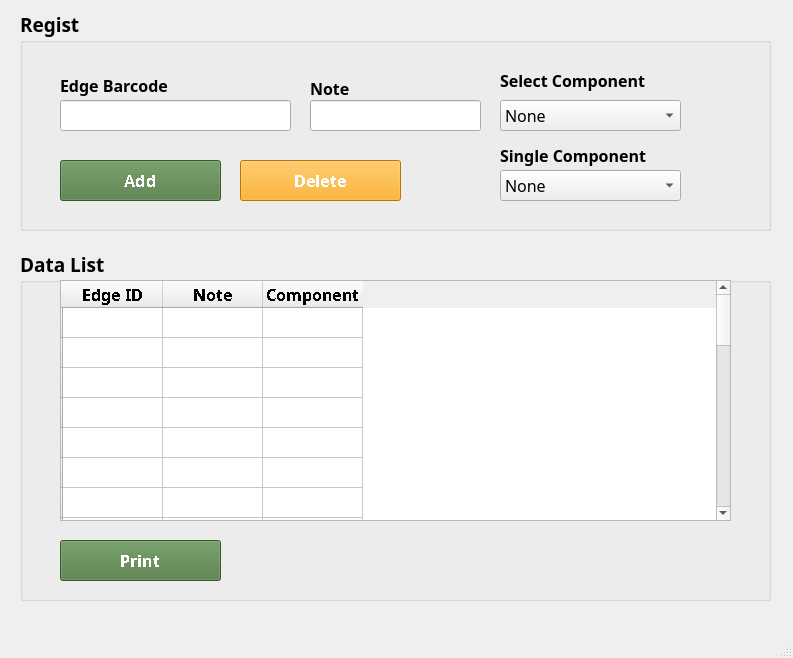
<?xml version="1.0" encoding="UTF-8"?>
<ui version="4.0">
 <class>MainWindow</class>
 <widget class="QMainWindow" name="MainWindow">
  <property name="geometry">
   <rect>
    <x>0</x>
    <y>0</y>
    <width>793</width>
    <height>658</height>
   </rect>
  </property>
  <property name="minimumSize">
   <size>
    <width>793</width>
    <height>658</height>
   </size>
  </property>
  <property name="maximumSize">
   <size>
    <width>793</width>
    <height>658</height>
   </size>
  </property>
  <property name="font">
   <font>
    <family>SCG</family>
   </font>
  </property>
  <property name="windowTitle">
   <string>MainWindow</string>
  </property>
  <widget class="QWidget" name="centralwidget">
   <widget class="QComboBox" name="comboBox">
    <property name="geometry">
     <rect>
      <x>500</x>
      <y>100</y>
      <width>181</width>
      <height>31</height>
     </rect>
    </property>
    <property name="font">
     <font>
      <pointsize>12</pointsize>
      <weight>50</weight>
      <bold>false</bold>
     </font>
    </property>
    <item>
     <property name="text">
      <string>None</string>
     </property>
    </item>
    <item>
     <property name="text">
      <string>Floor : 2</string>
     </property>
    </item>
    <item>
     <property name="text">
      <string>Floor : 3</string>
     </property>
    </item>
    <item>
     <property name="text">
      <string>Floor : 2 &amp; Display</string>
     </property>
    </item>
    <item>
     <property name="text">
      <string>Floor : 3 &amp; Display</string>
     </property>
    </item>
   </widget>
   <widget class="QTableWidget" name="tableWidget_3">
    <property name="geometry">
     <rect>
      <x>60</x>
      <y>280</y>
      <width>671</width>
      <height>241</height>
     </rect>
    </property>
    <property name="font">
     <font>
      <pointsize>12</pointsize>
      <weight>75</weight>
      <italic>false</italic>
      <bold>true</bold>
      <stylestrategy>NoAntialias</stylestrategy>
     </font>
    </property>
    <property name="selectionMode">
     <enum>QAbstractItemView::ExtendedSelection</enum>
    </property>
    <property name="iconSize">
     <size>
      <width>0</width>
      <height>5</height>
     </size>
    </property>
    <property name="rowCount">
     <number>29</number>
    </property>
    <row>
     <property name="text">
      <string/>
     </property>
    </row>
    <row>
     <property name="text">
      <string/>
     </property>
    </row>
    <row>
     <property name="text">
      <string/>
     </property>
    </row>
    <row>
     <property name="text">
      <string/>
     </property>
    </row>
    <row>
     <property name="text">
      <string/>
     </property>
    </row>
    <row>
     <property name="text">
      <string/>
     </property>
    </row>
    <row>
     <property name="text">
      <string/>
     </property>
    </row>
    <row>
     <property name="text">
      <string/>
     </property>
    </row>
    <row>
     <property name="text">
      <string/>
     </property>
    </row>
    <row>
     <property name="text">
      <string/>
     </property>
    </row>
    <row>
     <property name="text">
      <string/>
     </property>
    </row>
    <row>
     <property name="text">
      <string/>
     </property>
    </row>
    <row>
     <property name="text">
      <string/>
     </property>
    </row>
    <row>
     <property name="text">
      <string/>
     </property>
    </row>
    <row>
     <property name="text">
      <string/>
     </property>
    </row>
    <row>
     <property name="text">
      <string/>
     </property>
    </row>
    <row>
     <property name="text">
      <string/>
     </property>
    </row>
    <row>
     <property name="text">
      <string/>
     </property>
    </row>
    <row>
     <property name="text">
      <string/>
     </property>
    </row>
    <row>
     <property name="text">
      <string/>
     </property>
    </row>
    <row>
     <property name="text">
      <string/>
     </property>
    </row>
    <row>
     <property name="text">
      <string/>
     </property>
    </row>
    <row>
     <property name="text">
      <string/>
     </property>
    </row>
    <row>
     <property name="text">
      <string/>
     </property>
    </row>
    <row>
     <property name="text">
      <string/>
     </property>
    </row>
    <row>
     <property name="text">
      <string/>
     </property>
    </row>
    <row>
     <property name="text">
      <string/>
     </property>
    </row>
    <row>
     <property name="text">
      <string/>
     </property>
    </row>
    <row>
     <property name="text">
      <string/>
     </property>
    </row>
    <column>
     <property name="text">
      <string>Edge ID</string>
     </property>
     <property name="font">
      <font>
       <family>SCG</family>
      </font>
     </property>
    </column>
    <column>
     <property name="text">
      <string>Note</string>
     </property>
     <property name="font">
      <font>
       <family>SCG</family>
      </font>
     </property>
    </column>
    <column>
     <property name="text">
      <string>Component</string>
     </property>
    </column>
   </widget>
   <widget class="QLineEdit" name="lineEdit_2">
    <property name="geometry">
     <rect>
      <x>310</x>
      <y>100</y>
      <width>171</width>
      <height>31</height>
     </rect>
    </property>
    <property name="font">
     <font>
      <weight>50</weight>
      <bold>false</bold>
     </font>
    </property>
   </widget>
   <widget class="QLabel" name="label_31">
    <property name="geometry">
     <rect>
      <x>60</x>
      <y>60</y>
      <width>221</width>
      <height>51</height>
     </rect>
    </property>
    <property name="font">
     <font>
      <pointsize>12</pointsize>
      <weight>75</weight>
      <bold>true</bold>
     </font>
    </property>
    <property name="text">
     <string>Edge Barcode</string>
    </property>
   </widget>
   <widget class="QLabel" name="label_44">
    <property name="geometry">
     <rect>
      <x>660</x>
      <y>30</y>
      <width>101</width>
      <height>51</height>
     </rect>
    </property>
    <property name="text">
     <string>&lt;html&gt;&lt;head/&gt;&lt;body&gt;&lt;p&gt;&lt;img src=&quot;:/WODE/Split/WODE.jpg&quot;/&gt;&lt;/p&gt;&lt;/body&gt;&lt;/html&gt;</string>
    </property>
   </widget>
   <widget class="QComboBox" name="comboBox_2">
    <property name="geometry">
     <rect>
      <x>500</x>
      <y>170</y>
      <width>181</width>
      <height>31</height>
     </rect>
    </property>
    <property name="font">
     <font>
      <pointsize>12</pointsize>
      <weight>50</weight>
      <bold>false</bold>
     </font>
    </property>
    <item>
     <property name="text">
      <string>None</string>
     </property>
    </item>
    <item>
     <property name="text">
      <string>Edge Device</string>
     </property>
    </item>
    <item>
     <property name="text">
      <string>Outdoor Sensor</string>
     </property>
    </item>
    <item>
     <property name="text">
      <string>Indoor Floor 1 </string>
     </property>
    </item>
    <item>
     <property name="text">
      <string>Indoor Floor 2</string>
     </property>
    </item>
    <item>
     <property name="text">
      <string>Indoor Floor 3</string>
     </property>
    </item>
    <item>
     <property name="text">
      <string>Zigbee</string>
     </property>
    </item>
    <item>
     <property name="text">
      <string>Smart Display</string>
     </property>
    </item>
   </widget>
   <widget class="QLabel" name="label_32">
    <property name="geometry">
     <rect>
      <x>310</x>
      <y>80</y>
      <width>101</width>
      <height>16</height>
     </rect>
    </property>
    <property name="font">
     <font>
      <pointsize>12</pointsize>
      <weight>75</weight>
      <bold>true</bold>
     </font>
    </property>
    <property name="text">
     <string>Note</string>
    </property>
   </widget>
   <widget class="QLineEdit" name="lineEdit">
    <property name="geometry">
     <rect>
      <x>60</x>
      <y>100</y>
      <width>231</width>
      <height>31</height>
     </rect>
    </property>
    <property name="font">
     <font>
      <weight>50</weight>
      <bold>false</bold>
     </font>
    </property>
   </widget>
   <widget class="QLabel" name="label_33">
    <property name="geometry">
     <rect>
      <x>500</x>
      <y>70</y>
      <width>231</width>
      <height>21</height>
     </rect>
    </property>
    <property name="font">
     <font>
      <pointsize>12</pointsize>
      <weight>75</weight>
      <bold>true</bold>
     </font>
    </property>
    <property name="text">
     <string>Select Component</string>
    </property>
   </widget>
   <widget class="QLabel" name="label_34">
    <property name="geometry">
     <rect>
      <x>500</x>
      <y>140</y>
      <width>231</width>
      <height>31</height>
     </rect>
    </property>
    <property name="font">
     <font>
      <pointsize>12</pointsize>
      <weight>75</weight>
      <bold>true</bold>
     </font>
    </property>
    <property name="text">
     <string>Single Component</string>
    </property>
   </widget>
   <widget class="QPushButton" name="pushButton_8">
    <property name="geometry">
     <rect>
      <x>60</x>
      <y>540</y>
      <width>161</width>
      <height>41</height>
     </rect>
    </property>
    <property name="maximumSize">
     <size>
      <width>16777210</width>
      <height>16777215</height>
     </size>
    </property>
    <property name="font">
     <font>
      <family>SCG</family>
      <pointsize>12</pointsize>
      <weight>75</weight>
      <bold>true</bold>
      <stylestrategy>NoAntialias</stylestrategy>
     </font>
    </property>
    <property name="cursor">
     <cursorShape>PointingHandCursor</cursorShape>
    </property>
    <property name="styleSheet">
     <string notr="true">background-color : #4F7942 ; color : white ;</string>
    </property>
    <property name="text">
     <string>Print</string>
    </property>
    <property name="iconSize">
     <size>
      <width>13</width>
      <height>13</height>
     </size>
    </property>
   </widget>
   <widget class="QPushButton" name="pushButton_9">
    <property name="geometry">
     <rect>
      <x>60</x>
      <y>160</y>
      <width>161</width>
      <height>41</height>
     </rect>
    </property>
    <property name="maximumSize">
     <size>
      <width>16777210</width>
      <height>16777215</height>
     </size>
    </property>
    <property name="font">
     <font>
      <family>SCG</family>
      <pointsize>12</pointsize>
      <weight>75</weight>
      <bold>true</bold>
      <stylestrategy>NoAntialias</stylestrategy>
     </font>
    </property>
    <property name="cursor">
     <cursorShape>PointingHandCursor</cursorShape>
    </property>
    <property name="styleSheet">
     <string notr="true">background-color : #4F7942 ; color : white ;</string>
    </property>
    <property name="text">
     <string>Add</string>
    </property>
    <property name="iconSize">
     <size>
      <width>13</width>
      <height>13</height>
     </size>
    </property>
   </widget>
   <widget class="QPushButton" name="pushButton_10">
    <property name="geometry">
     <rect>
      <x>240</x>
      <y>160</y>
      <width>161</width>
      <height>41</height>
     </rect>
    </property>
    <property name="maximumSize">
     <size>
      <width>16777210</width>
      <height>16777215</height>
     </size>
    </property>
    <property name="sizeIncrement">
     <size>
      <width>0</width>
      <height>8</height>
     </size>
    </property>
    <property name="font">
     <font>
      <family>SCG</family>
      <pointsize>12</pointsize>
      <weight>75</weight>
      <bold>true</bold>
      <stylestrategy>NoAntialias</stylestrategy>
     </font>
    </property>
    <property name="cursor">
     <cursorShape>PointingHandCursor</cursorShape>
    </property>
    <property name="styleSheet">
     <string notr="true">background-color : orange ; color : white ;</string>
    </property>
    <property name="text">
     <string>Delete</string>
    </property>
    <property name="iconSize">
     <size>
      <width>13</width>
      <height>13</height>
     </size>
    </property>
   </widget>
   <widget class="QGroupBox" name="groupBox">
    <property name="geometry">
     <rect>
      <x>20</x>
      <y>10</y>
      <width>751</width>
      <height>221</height>
     </rect>
    </property>
    <property name="font">
     <font>
      <pointsize>14</pointsize>
      <weight>75</weight>
      <bold>true</bold>
     </font>
    </property>
    <property name="styleSheet">
     <string notr="true"/>
    </property>
    <property name="title">
     <string>Regist</string>
    </property>
    <widget class="QGroupBox" name="groupBox_2">
     <property name="geometry">
      <rect>
       <x>0</x>
       <y>230</y>
       <width>751</width>
       <height>351</height>
      </rect>
     </property>
     <property name="title">
      <string>GroupBox</string>
     </property>
    </widget>
   </widget>
   <widget class="QGroupBox" name="groupBox_3">
    <property name="geometry">
     <rect>
      <x>20</x>
      <y>250</y>
      <width>751</width>
      <height>351</height>
     </rect>
    </property>
    <property name="font">
     <font>
      <pointsize>14</pointsize>
      <weight>75</weight>
      <bold>true</bold>
     </font>
    </property>
    <property name="title">
     <string>Data List</string>
    </property>
   </widget>
   <zorder>groupBox_3</zorder>
   <zorder>groupBox</zorder>
   <zorder>comboBox</zorder>
   <zorder>tableWidget_3</zorder>
   <zorder>lineEdit_2</zorder>
   <zorder>label_31</zorder>
   <zorder>label_44</zorder>
   <zorder>comboBox_2</zorder>
   <zorder>label_32</zorder>
   <zorder>lineEdit</zorder>
   <zorder>label_33</zorder>
   <zorder>label_34</zorder>
   <zorder>pushButton_8</zorder>
   <zorder>pushButton_9</zorder>
   <zorder>pushButton_10</zorder>
  </widget>
  <widget class="QMenuBar" name="menubar">
   <property name="geometry">
    <rect>
     <x>0</x>
     <y>0</y>
     <width>793</width>
     <height>18</height>
    </rect>
   </property>
  </widget>
  <widget class="QStatusBar" name="statusbar"/>
 </widget>
 <resources>
  <include location="../EdgeData/BartendeerV2/WODE.qrc"/>
 </resources>
 <connections/>
</ui>
